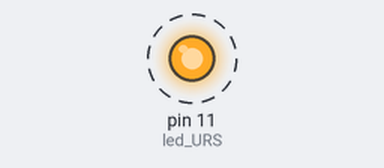
A sketch run on a simulated Arduino Uno, built with avr-gcc and run on an emulated ATmega328P. Shown: output pins drawn as LEDs (lit = HIGH). Dashed ring = blinking.

Above: at 0.5 s.
Timing chart, 0 to 4.6 s (numbered marks = the images above):
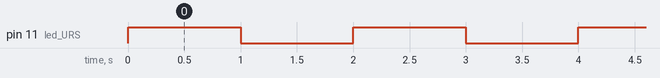

Measured:
- by itself, pin 11 (led_URS): alternates HIGH for 1.0 s and LOW for 1.0 s

The sketch:

sketch_may03a.ino
```cpp
const int led_URS = 11;

void setup() {
pinMode(led_URS,OUTPUT);
}

void loop() {
  digitalWrite(led_URS, HIGH);
  delay(1000);
  digitalWrite(led_URS, LOW);
  delay(1000);
}
```
